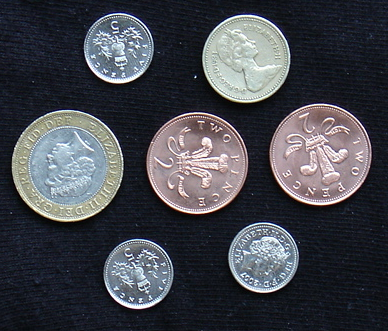
%> input picture Graphics&Vision/ComputerVision/Tutorial 13 & 14?/coins.png, 388 x 331 px
$ octave --eval "RGB2Binary;"   (GNU Octave 9; MATLAB toolbox functions it lacks are replaced by stand-ins)
%> lines starting %> are read from the running program, lines starting %| are printed output that depends on the picture; in (x1, y1, x2, y2) boxes, pixels count from 0 and x2, y2 are one past the last pixel; in counts of white or black regions, pixels touching at a corner belong together; the program's own positions count from 1
function RGB2Binary()
    filepath = 'coins.png';
    im = imread(filepath);
%> im is the input picture: size 331x388x3 uint8; mean R, G, B 69, 70.8, 77.6

    %get the historgram of the image
    %gr=rgb2gray(im);
    %imhist(gr);

    bw = im2bw(im, 0.27);
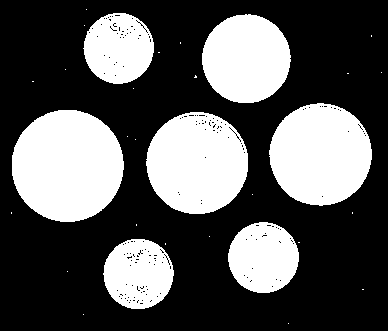
%> bw: size 331x388 logical; 34.1% white; 31 white regions (24 under 20 px), largest, box (x1, y1, x2, y2) and area: (12, 110, 124, 222) 9877, (269, 103, 372, 206) 8192, (146, 112, 248, 214) 8089
    [L,num] = bwlabel(bw,4);
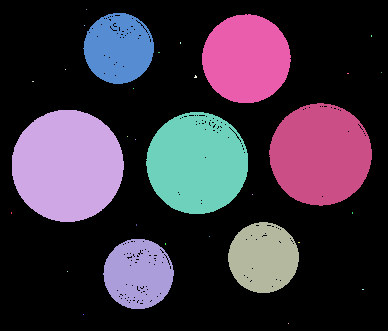
%> L: size 331x388 double; 32 distinct labels, from 0 to 31; one colour per label, 0 black
%> num = 31
    rgb = label2rgb(L);
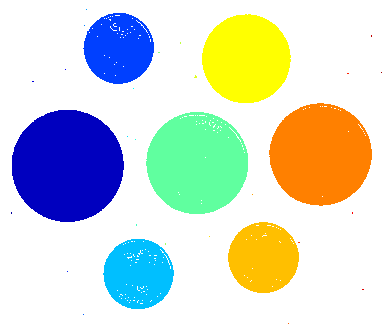
%> rgb: size 331x388x3 uint8; mean R, G, B 210.3, 217.7, 207.7

    se = strel('square', 2); %constructe a structural element
    im = imerode(bw,se); %erosion
%> im: size 331x388 logical; 32.6% white; 13 white regions (6 under 20 px), largest, box (x1, y1, x2, y2) and area: (12, 110, 123, 221) 9654, (269, 103, 371, 205) 7926, (146, 112, 247, 213) 7712

    se2 = strel('square', 12);
    ic = imclose(im,se2); %closing
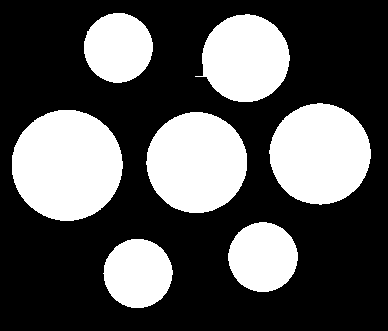
%> ic: size 331x388 logical; 33.4% white; 7 white regions, largest, box (x1, y1, x2, y2) and area: (12, 110, 123, 221) 9654, (269, 103, 371, 205) 8010, (146, 112, 247, 213) 7966
    imshow(ic);

    [L,num] = bwlabel(ic,4); %detect regions of circles
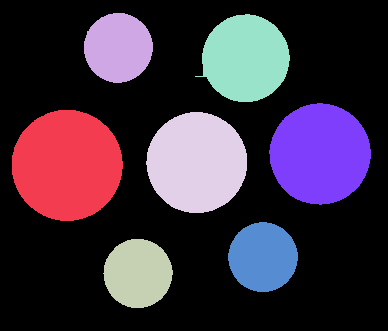
%> L: size 331x388 double; 8 distinct labels, from 0 to 7; one colour per label, 0 black
%> num = 7
    rgb = label2rgb(L); %convert matrix to image
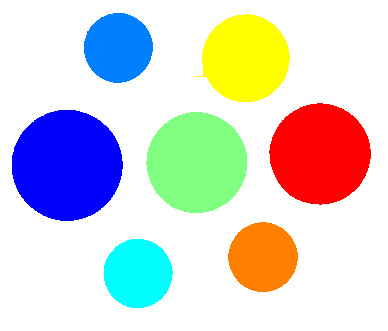
%> rgb: size 331x388x3 uint8; mean R, G, B 213.1, 212.5, 211.7
    figure, imshow(rgb), hold on % hold on will tell matlab to keep the object active as we will draw some graphics on the image

    % calc parameters from L
    stats = regionprops(L,'ConvexArea', 'Perimeter', 'Centroid');
%> stats = 7 regions; Centroid, ConvexArea and Perimeter: [67.6 165.8] 9756 346.1, [118.8 48.3] 3822 215, [138.5 274] 3804 214.6, [197.4 163.1] 8053 313.7, [246.2 58.9] 6271 289.5, [263.5 257.7] 3857 215.7, [320.6 154.6] 8117 315.7
    stats.ConvexArea %Show the areas
%> ans = 8117

    loc = [stats.Centroid];
%> loc = [67.65 165.8 118.8 48.32 138.5 274 197.4 163.1 246.2 58.91 263.5 257.7 320.6 154.6]
    circleCounter = 0;

    for k = 1:2:length(loc) % Length(loc) return the number of entries in loc
        %draw a horizontal bar at the current centroid
        x = [loc(k)-10,loc(k)+10];
        y = [loc(k+1),loc(k+1)];
        plot(x,y,'LineWidth',1,'Color',[0.0,0.0,0.0]); % drawing

        %draw a vertical bar at the current centroid
        x = [loc(k),loc(k)];
        y = [loc(k+1)-10,loc(k+1)+10];
        plot(x,y,'LineWidth',1,'Color',[0.0,0.0,0.0]); % drawing

        circleCounter = circleCounter + 1;
        coinArea = stats(circleCounter).ConvexArea;
        %label the coin value
        x2 = [loc(k),loc(k)];
        y2 = [loc(k+1)+25,loc(k+1)+25];

        %Check for 2P
        if (coinArea > 8000 && coinArea < 8500)
            text(x2,y2,'2P', 'EdgeColor', 'red') %write 2p
        elseif (coinArea > 3500 && coinArea < 4000)
            text(x2,y2,'5P', 'EdgeColor', 'red') %write 5p
        elseif (coinArea > 6000 && coinArea < 6500)
            text(x2,y2,'1 Pound', 'EdgeColor', 'red') %write £1
        elseif (coinArea > 9000 && coinArea < 10000)
            text(x2,y2,'2 Pounds', 'EdgeColor', 'red') %write £2
        else
            text(x2,y2,'??', 'EdgeColor', 'red') %write ??
        end
    end
%> this loop made 7 passes
%> (k, coinArea, x2, y2) on passes 3 to 7: (5, 3804, [138.5 138.5], [299 299]), (7, 8053, [197.4 197.4], [188.1 188.1]), (9, 6271, [246.2 246.2], [83.91 83.91]), (11, 3857, [263.5 263.5], [282.7 282.7]), (13, 8117, [320.6 320.6], [179.6 179.6])
%> (coinArea, x2, y2) on passes 1 to 2: (9756, [67.65 67.65], [190.8 190.8]), (3822, [118.8 118.8], [73.32 73.32])
%> `RGB2Binary;`:
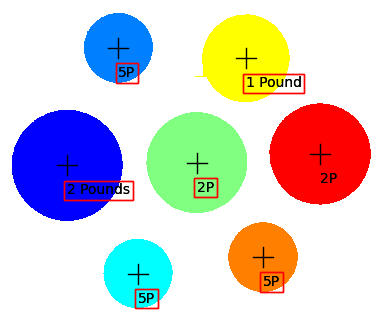
%> figure redrawn from the program's plot data
end
